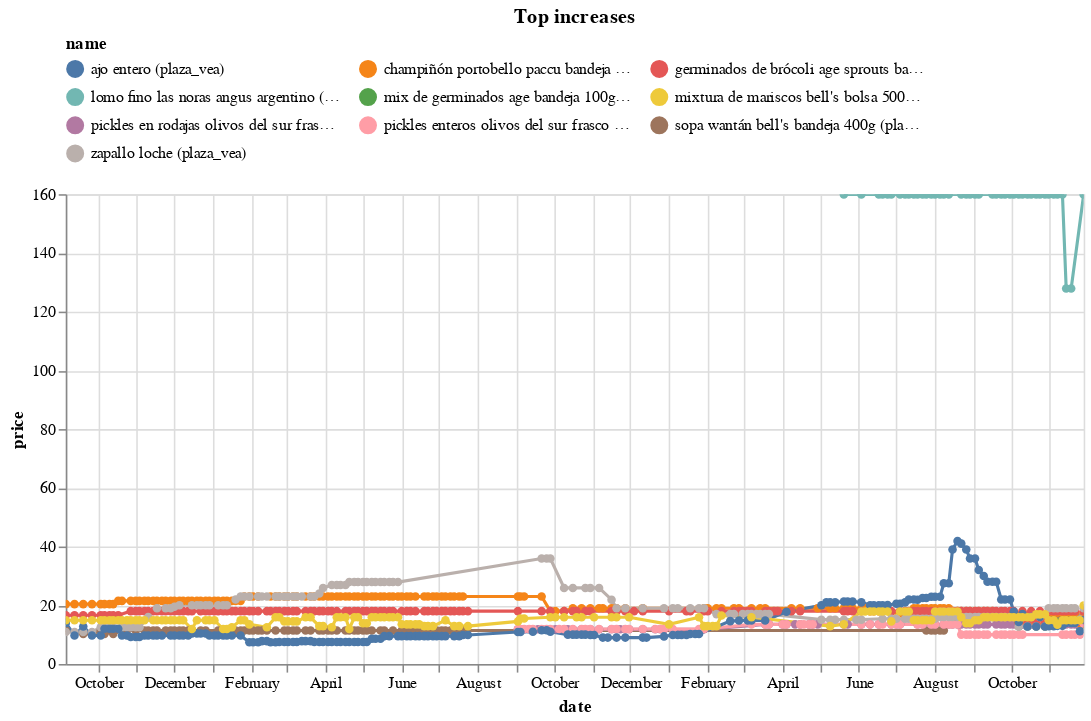

Notebook code for this chart:
### Code cell
(top_changes_abs
 .sort_values('change')
 .tail(10)
 .pipe(plot_changes, 'Top increases')
)

### Figure 1 — Vega-Lite specification as saved in the notebook (floating-point values rounded to 4 significant figures; data arrays with more than 128 entries replaced by an {"elided": "..."} marker saying what was removed)
{"config": {"view": {"continuousWidth": 300, "continuousHeight": 300}, "legend": {"columns": 3, "orient": "top"}}, "data": {"name": "data-a09111afac04ade4cda2286ac82b71b5"}, "mark": {"type": "line", "point": true}, "encoding": {"color": {"field": "name", "scale": {"domain": ["ajo entero (plaza_vea)", "champiñón portobello paccu bandeja 500g (plaza_vea)", "germinados de brócoli age sprouts bandeja 100g (plaza_vea)", "lomo fino las noras angus argentino (plaza_vea)", "mix de germinados age bandeja 100g (plaza_vea)", "mixtura de mariscos bell's bolsa 500g (plaza_vea)", "pickles en rodajas olivos del sur frasco 550g (plaza_vea)", "pickles enteros olivos del sur frasco 550g (plaza_vea)", "sopa wantán bell's bandeja 400g (plaza_vea)", "zapallo loche (plaza_vea)"]}, "type": "nominal"}, "tooltip": [{"field": "name", "type": "nominal"}, {"field": "price", "type": "quantitative"}, {"field": "last_price", "type": "quantitative"}], "x": {"field": "date", "type": "temporal"}, "y": {"field": "price", "type": "quantitative"}}, "params": [{"name": "param_11", "select": {"type": "point", "fields": ["name"]}, "bind": "legend"}, {"name": "param_12", "select": {"type": "interval", "encodings": ["x", "y"]}, "bind": "scales"}], "title": "Top increases", "transform": [{"filter": {"param": "param_11"}}], "width": 650, "$schema": "https://vega.github.io/schema/vega-lite/v5.20.1.json", "datasets": {"data-a09111afac04ade4cda2286ac82b71b5": {"elided": "1105 records"}}}
